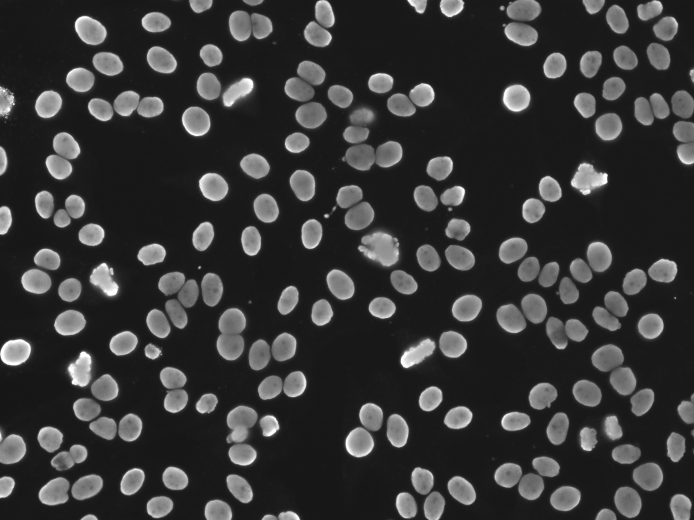
%> input picture A3/hi_FITC.tif, 1388 x 1040 px (shown at 1/2 size)
$ octave A3p1_1.m   (GNU Octave 9; MATLAB toolbox functions it lacks are replaced by stand-ins)
%> lines starting %> are read from the running program, lines starting %| are printed output that depends on the picture; in (x1, y1, x2, y2) boxes, pixels count from 0 and x2, y2 are one past the last pixel; in counts of white or black regions, pixels touching at a corner belong together; the program's own positions count from 1
### A3/segCheck.m
function [ value ] = segCheck( src, mask)
% Run this to compare 2 bw images and return a value from 1-100 showing how
% close they are to being the same. 100 implies a perfect match.

mask = logical(mask);
src = logical(src);

resrc = imresize(src, size(mask), 'box');
i = abs(resrc - mask);

pixInResrc = size(find(resrc),1);
pixInDiff = size(find(i),1);

value = 100-(pixInDiff/pixInResrc)*100;

end

### A3/A3p1_1.m
% s4262468's solution to Part1 of ELEC4630's 3rd Assessment task
close all, clear, clc;

% load images
hi = imread('hi_FITC.tif');
%> hi is the input picture: size 1040x1388 uint8; min 20, max 254, mean 54.9
hi_m = imread('hi_Mask.tif');
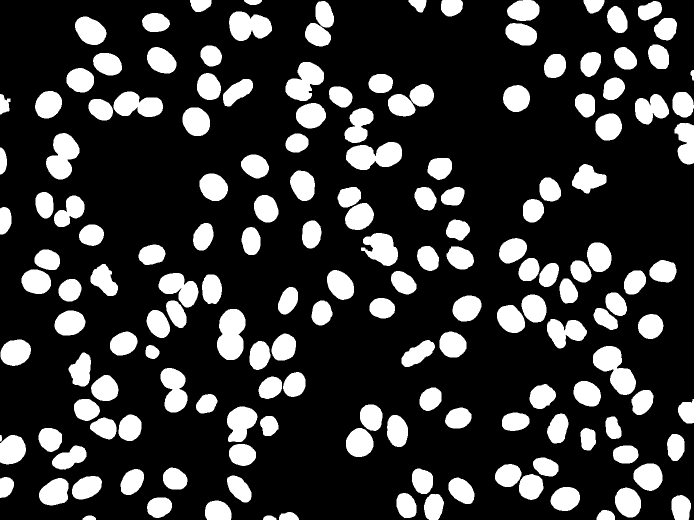
%> input picture A3/hi_Mask.tif, 1388 x 1040 px (shown at 1/2 size)
%> hi_m is the input picture: size 1040x1388 uint8; 21.3% white; 165 white regions, largest, box (x1, y1, x2, y2) and area: (434, 618, 491, 720) 4499, (1186, 692, 1272, 790) 4466, (692, 284, 804, 340) 4382

bord = imread('borderline_FITC.tif');
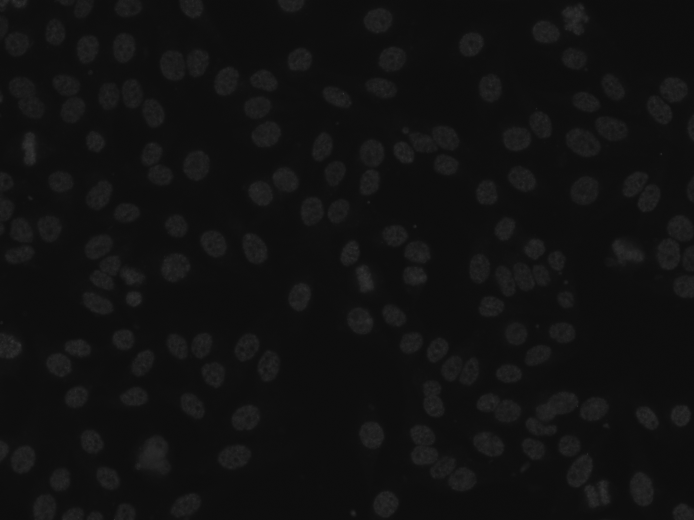
%> input picture A3/borderline_FITC.tif, 1388 x 1040 px (shown at 1/2 size)
%> bord is the input picture: size 1040x1388 uint8; min 11, max 75, mean 17.2
bord_m = imread('borderline_Mask.tif');
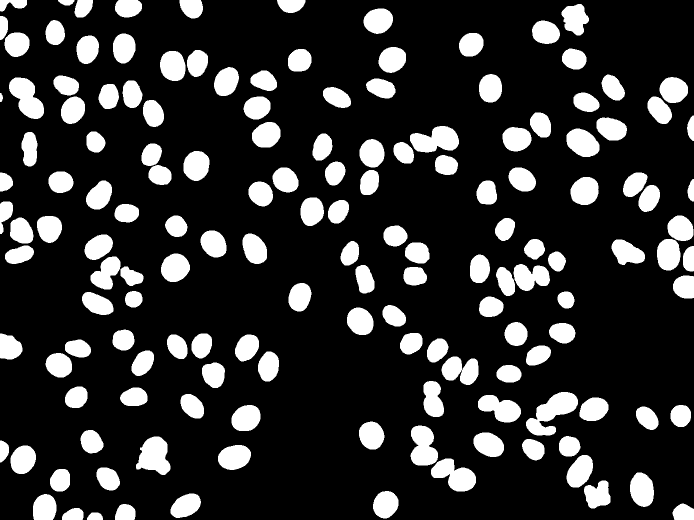
%> input picture A3/borderline_Mask.tif, 1388 x 1040 px (shown at 1/2 size)
%> bord_m is the input picture: size 1040x1388 uint8; 19.2% white; 153 white regions, largest, box (x1, y1, x2, y2) and area: (1052, 784, 1156, 871) 4457, (272, 873, 341, 950) 3607, (820, 252, 918, 305) 3603

i = hi; % make us a nice variable

disp('Pre-scaling image');
% Make a structure containing different the image at different scales.
levels = {};
levels{5} = struct('z', 1, 'p', i, 'm', mode(double(i(:))), 't', zeros(size(i)));
for j = 1:4,
    scale = 1/(2^j);
    tmp = struct('z', scale, 'p', imresize(i, scale));
    tmp.t = zeros(size(tmp.p));
    tmp.m = mode(double(tmp.p(:))); % find the most common value in the image
    levels{5-j} = tmp;
end
%> this loop made 4 passes
%> tmp.m on passes 1 to 4: 25, 25, 24, 24
%> after the loop, levels = {{z 0.0625, m 24}, {z 0.125, m 24}, {z 0.25, m 25}, {z 0.5, m 25}, {z 1, m 25}}; tmp = {z 0.0625, m 24}

% until some condition is met, mark next highest points.
cur = levels{1};
%> cur = {z 0.0625, m 24}
cp = cur.p;
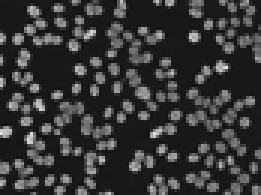
%> cp: size 65x87 uint8 (shown 3 times larger); min 15, max 230, mean 54.9
val = max(cp(:));       points = 0;
%> after `val = max(cp(:))`: val = 230
while points <= size(cp,1)*size(cp,2)/4,
    [hiPoint(1) hiPoint(2)] = ind2sub(size(cp), find(cp==val, 1, 'first'));
    cur.t(hiPoint(1), hiPoint(2)) = 255;
    cp(hiPoint(1), hiPoint(2)) = 0;
    val = max(cp(:));
    points = points +1;
end
%> this loop made 1414 passes
%> val on passes 1 to 3: 224, 223, 216
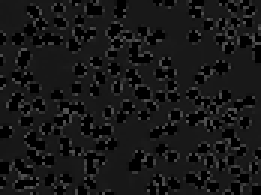
%> cp: size 65x87 uint8 (shown 3 times larger); min 0, max 85, mean 23.3
%> after the loop, hiPoint = [39 66]; points = 1414
imshow(cur.t);

r = imresize(cur.t, size(i),'box');
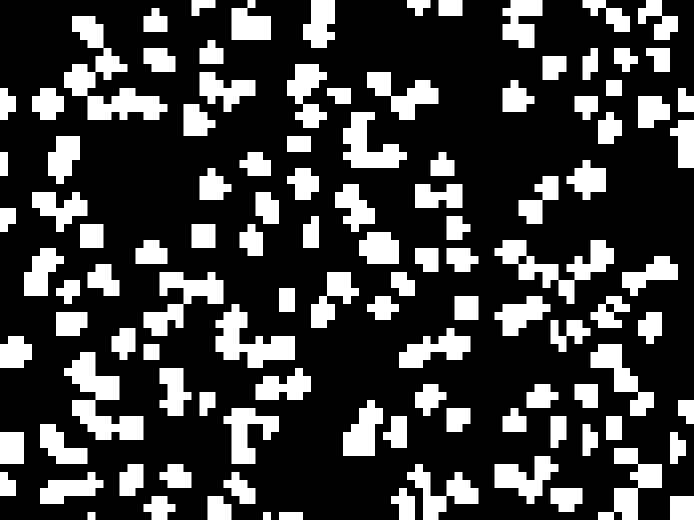
%> r: size 1040x1388 double (shown at 1/2 size); 25% white; 111 white regions, largest, box (x1, y1, x2, y2) and area: (128, 32, 335, 240) 14992, (128, 704, 287, 880) 12160, (989, 480, 1228, 608) 10432

final = cur.t;
%> final: size 65x87 double; 25% white in thin lines or dots


disp('Checking seg value');
segCheck(final, hi_m)
%> in segCheck, `src = logical(src);`: src: size 65x87 logical; 25% white in thin lines or dots
%> in segCheck, `i = abs(resrc - mask);`:
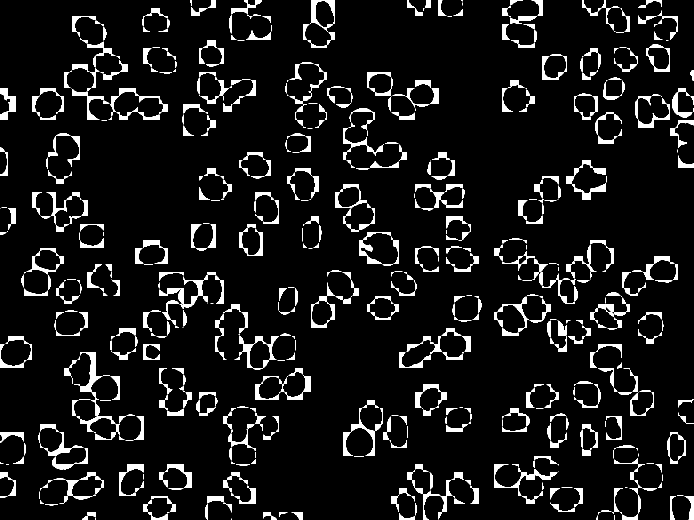
%> i: size 1040x1388 double (shown at 1/2 size); values 0 (black) and 1 (white), 8.1% white; 769 white regions (157 under 20 px), largest, box (x1, y1, x2, y2) and area: (148, 704, 239, 871) 2097, (319, 550, 415, 618) 1473, (686, 816, 766, 912) 1455
%> in segCheck, `pixInResrc = size(find(resrc),1);`: pixInResrc = 360544
%> in segCheck, `pixInDiff = size(find(i),1);`: pixInDiff = 116777
%> in segCheck, `value = 100-(pixInDiff/pixInResrc)*100;`: value = 67.61
%> ans = 67.61
